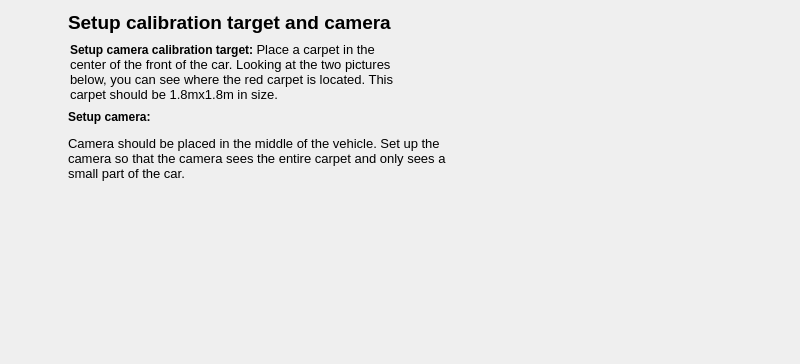
<?xml version="1.0" encoding="UTF-8"?>
<ui version="4.0">
 <class>InstructionPage</class>
 <widget class="QWidget" name="InstructionPage">
  <property name="windowModality">
   <enum>Qt::WindowModal</enum>
  </property>
  <property name="geometry">
   <rect>
    <x>0</x>
    <y>0</y>
    <width>800</width>
    <height>364</height>
   </rect>
  </property>
  <property name="minimumSize">
   <size>
    <width>0</width>
    <height>0</height>
   </size>
  </property>
  <property name="baseSize">
   <size>
    <width>740</width>
    <height>115</height>
   </size>
  </property>
  <property name="windowTitle">
   <string>CameraModel</string>
  </property>
  <property name="styleSheet">
   <string notr="true"/>
  </property>
  <layout class="QGridLayout" name="gridLayout_2">
   <item row="0" column="0">
    <layout class="QVBoxLayout" name="verticalLayout">
     <item>
      <widget class="QLabel" name="label_5">
       <property name="text">
        <string>&lt;html&gt;&lt;head/&gt;&lt;body&gt;&lt;p&gt;&lt;span style=&quot; font-size:14pt; font-weight:600;&quot;&gt;Setup calibration target and camera&lt;/span&gt;&lt;/p&gt;&lt;/body&gt;&lt;/html&gt;</string>
       </property>
      </widget>
     </item>
     <item>
      <layout class="QHBoxLayout" name="horizontalLayout_2">
       <property name="leftMargin">
        <number>2</number>
       </property>
       <property name="topMargin">
        <number>2</number>
       </property>
       <property name="rightMargin">
        <number>2</number>
       </property>
       <property name="bottomMargin">
        <number>2</number>
       </property>
       <item>
        <widget class="QLabel" name="label_2">
         <property name="sizePolicy">
          <sizepolicy hsizetype="Preferred" vsizetype="Preferred">
           <horstretch>0</horstretch>
           <verstretch>0</verstretch>
          </sizepolicy>
         </property>
         <property name="maximumSize">
          <size>
           <width>600</width>
           <height>16777215</height>
          </size>
         </property>
         <property name="text">
          <string>&lt;html&gt;&lt;head/&gt;&lt;body&gt;&lt;p&gt;&lt;span style=&quot; font-weight:600;&quot;&gt;Setup camera calibration target: &lt;/span&gt;&lt;span style=&quot; font-size:10pt;&quot;&gt;Place a carpet in the center of the front of the car. Looking at the two pictures below, you can see where the red carpet is located. This carpet should be 1.8mx1.8m in size.&lt;/span&gt;&lt;/p&gt;&lt;/body&gt;&lt;/html&gt;</string>
         </property>
         <property name="alignment">
          <set>Qt::AlignLeading|Qt::AlignLeft|Qt::AlignTop</set>
         </property>
         <property name="wordWrap">
          <bool>true</bool>
         </property>
        </widget>
       </item>
       <item>
        <widget class="QLabel" name="label">
         <property name="sizePolicy">
          <sizepolicy hsizetype="Fixed" vsizetype="Fixed">
           <horstretch>0</horstretch>
           <verstretch>0</verstretch>
          </sizepolicy>
         </property>
         <property name="maximumSize">
          <size>
           <width>465</width>
           <height>139</height>
          </size>
         </property>
         <property name="styleSheet">
          <string notr="true"/>
         </property>
         <property name="text">
          <string/>
         </property>
         <property name="textFormat">
          <enum>Qt::AutoText</enum>
         </property>
         <property name="pixmap">
          <pixmap resource="../../../../resources.qrc">:/resources/images/instruction_red_carpet.png</pixmap>
         </property>
         <property name="scaledContents">
          <bool>true</bool>
         </property>
         <property name="alignment">
          <set>Qt::AlignJustify|Qt::AlignVCenter</set>
         </property>
         <property name="wordWrap">
          <bool>false</bool>
         </property>
        </widget>
       </item>
      </layout>
     </item>
     <item>
      <layout class="QHBoxLayout" name="horizontalLayout">
       <property name="spacing">
        <number>0</number>
       </property>
       <property name="leftMargin">
        <number>0</number>
       </property>
       <property name="topMargin">
        <number>0</number>
       </property>
       <property name="rightMargin">
        <number>0</number>
       </property>
       <property name="bottomMargin">
        <number>0</number>
       </property>
       <item>
        <widget class="QLabel" name="label_4">
         <property name="maximumSize">
          <size>
           <width>400</width>
           <height>16777215</height>
          </size>
         </property>
         <property name="text">
          <string>&lt;html&gt;&lt;head/&gt;&lt;body&gt;&lt;p&gt;&lt;span style=&quot; font-weight:600;&quot;&gt;Setup camera:&lt;/span&gt;&lt;/p&gt;&lt;p&gt;&lt;span style=&quot; font-size:10pt;&quot;&gt;Camera should be placed in the middle of the vehicle. Set up the camera so that the camera sees the entire carpet and only sees a small part of the car.&lt;/span&gt;&lt;/p&gt;&lt;p&gt;&lt;br/&gt;&lt;/p&gt;&lt;/body&gt;&lt;/html&gt;</string>
         </property>
         <property name="scaledContents">
          <bool>true</bool>
         </property>
         <property name="wordWrap">
          <bool>true</bool>
         </property>
        </widget>
       </item>
       <item>
        <widget class="QLabel" name="label_3">
         <property name="sizePolicy">
          <sizepolicy hsizetype="Fixed" vsizetype="Fixed">
           <horstretch>0</horstretch>
           <verstretch>0</verstretch>
          </sizepolicy>
         </property>
         <property name="maximumSize">
          <size>
           <width>264</width>
           <height>137</height>
          </size>
         </property>
         <property name="styleSheet">
          <string notr="true"/>
         </property>
         <property name="text">
          <string/>
         </property>
         <property name="pixmap">
          <pixmap resource="../../../../resources.qrc">:/resources/images/front_cam.png</pixmap>
         </property>
         <property name="scaledContents">
          <bool>true</bool>
         </property>
         <property name="margin">
          <number>0</number>
         </property>
        </widget>
       </item>
      </layout>
     </item>
     <item>
      <spacer name="verticalSpacer">
       <property name="orientation">
        <enum>Qt::Vertical</enum>
       </property>
       <property name="sizeHint" stdset="0">
        <size>
         <width>20</width>
         <height>40</height>
        </size>
       </property>
      </spacer>
     </item>
    </layout>
   </item>
  </layout>
 </widget>
 <resources>
  <include location="../../../../resources.qrc"/>
 </resources>
 <connections/>
</ui>
